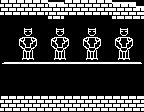

The image is a tile-based game level rendered from a .tmx file. Its description and complete source (layers, tilesets, objects, tile grids) follow:
An orthogonal 18x28 tile map with 8x4 px tiles, 1 tile layer (Capa de Patrones 1).

<map version="1.2" tiledversion="1.2.5" orientation="orthogonal" renderorder="right-down" width="18" height="28" tilewidth="8" tileheight="4" infinite="0" nextlayerid="2" nextobjectid="1">
 <tileset firstgid="1" source="patrones8x4_3.tsx" />
 <layer id="1" name="Capa de Patrones 1" width="18" height="28">
  <data encoding="csv">
1,2,1,2,1,2,72,72,1,2,1,2,1,2,72,72,72,200,
11,12,11,12,11,12,1,2,11,12,11,12,11,12,1,2,1,72,
21,22,21,22,21,22,11,12,21,22,21,22,21,22,11,12,11,12,
31,32,31,32,31,32,21,22,31,32,31,32,31,32,21,22,21,22,
200,200,200,200,200,200,31,32,200,200,200,200,200,200,31,32,31,32,
200,200,200,200,200,200,200,200,200,200,200,200,200,200,200,200,200,200,
200,200,200,200,200,200,200,200,200,200,200,200,200,200,200,200,200,200,
200,200,200,122,200,200,200,122,200,200,200,122,200,200,200,122,200,200,
200,200,200,132,200,200,200,132,200,200,200,132,200,200,200,132,200,200,
200,200,141,142,143,200,141,142,143,200,141,142,143,200,141,142,143,200,
200,200,151,152,153,200,151,152,153,200,151,152,153,200,151,152,153,200,
200,200,161,162,163,200,161,162,163,200,161,162,163,200,161,162,163,200,
200,200,171,172,173,200,171,172,173,200,171,172,173,200,171,172,173,200,
200,200,181,182,183,200,181,182,183,200,181,182,183,200,181,182,183,200,
200,200,191,192,193,200,191,192,193,200,191,192,193,200,191,192,193,200,
71,72,72,72,72,72,72,72,72,72,72,72,72,72,72,72,72,113,
200,200,200,200,200,200,200,200,200,200,200,200,200,200,200,200,200,200,
200,200,200,200,200,200,200,200,200,200,200,200,200,200,200,200,200,200,
200,200,200,200,200,200,200,200,200,200,200,200,200,200,200,200,200,200,
200,200,200,200,200,200,200,200,200,200,200,200,200,200,200,200,200,200,
200,200,200,200,200,200,200,200,200,200,200,200,200,200,200,200,200,200,
200,200,200,200,200,200,200,200,200,200,200,200,200,200,200,200,200,200,
200,200,200,200,200,200,200,200,200,200,200,200,200,200,200,200,200,200,
200,200,200,200,200,200,200,200,200,200,200,200,200,200,200,200,200,200,
1,2,1,2,1,2,1,2,1,2,1,2,1,2,1,2,1,2,
11,12,11,12,11,12,11,12,11,12,11,12,11,12,11,12,11,12,
21,22,21,22,21,22,21,22,21,22,21,22,21,22,21,22,21,22,
31,32,31,32,31,32,31,32,31,32,31,32,31,32,31,32,31,32
</data>
 </layer>
</map>
